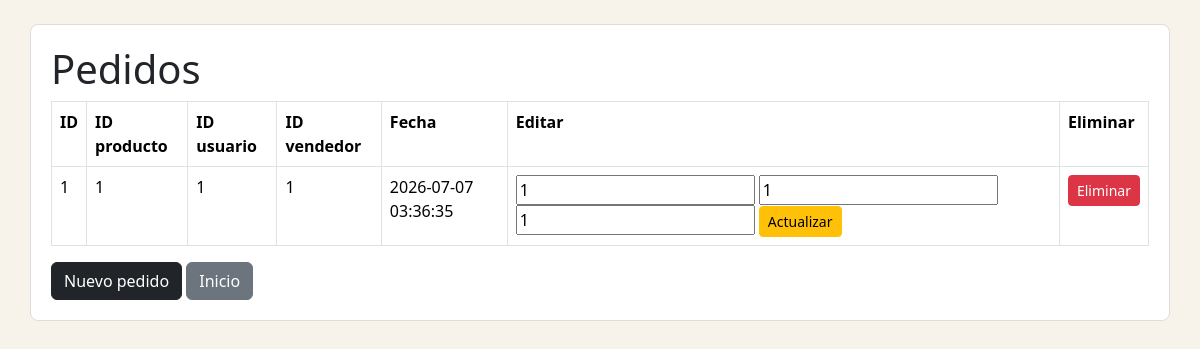
Page /m_pedidos.php on the committed database.
### tables this page shows
CREATE TABLE pedidos (
  id_pedido INT AUTO_INCREMENT PRIMARY KEY,
  id_producto INT,
  id_usuario INT,
  id_vendedor INT,
  fecha_pedido TIMESTAMP DEFAULT CURRENT_TIMESTAMP,
  FOREIGN KEY (id_producto) REFERENCES productos(id_producto),
  FOREIGN KEY (id_usuario) REFERENCES usuarios(id_usuario),
  FOREIGN KEY (id_vendedor) REFERENCES vendedores(id_vendedor)
);

### m_pedidos.php (the view, shortened to what this page needs)
<?php
include "conexion.php";
$sql = "SELECT * FROM pedidos";
$resultado = mysqli_query($conexion, $sql);
?>
<!DOCTYPE html>
<html lang="es">
<head>
    <link href="node_modules/bootstrap/dist/css/bootstrap.min.css" rel="stylesheet">
    <link href="css/estilos.css" rel="stylesheet">
</head>
<body>
<main class="container my-4 caja">
<h1>Pedidos</h1>
<table class="table table-bordered">
<tr><th>ID</th><th>ID producto</th><th>ID usuario</th><th>ID vendedor</th><th>Fecha</th><th>Editar</th><th>Eliminar</th></tr>
<?php while ($fila = mysqli_fetch_assoc($resultado)) { ?>
<tr>
    <td><?php echo $fila["id_pedido"]; ?></td>
    <td><?php echo $fila["id_producto"]; ?></td>
    <td><?php echo $fila["id_usuario"]; ?></td>
    <td><?php echo $fila["id_vendedor"]; ?></td>
    <td><?php echo $fila["fecha_pedido"]; ?></td>
    <td>
        <form action="upd_pedido.php" method="POST">
            <input name="id_producto" value="<?php echo $fila["id_producto"]; ?>">
            <input name="id_usuario" value="<?php echo $fila["id_usuario"]; ?>">
            <input name="id_vendedor" value="<?php echo $fila["id_vendedor"]; ?>">
            <button class="btn btn-warning btn-sm">Actualizar</button>
        </form>
    </td>
    <td>
        <form action="del_pedido.php" method="POST">
            <button class="btn btn-danger btn-sm">Eliminar</button>
        </form>
    </td>
</tr>
<?php } ?>
</table>
<a class="btn btn-dark" href="pedidos.html">Nuevo pedido</a>
<a class="btn btn-secondary" href="index.html">Inicio</a>
</main>
</body>
</html>

### css/estilos.css (style rules this page uses)
body { background: #f7f2ea; }
.caja { background: white; border: 1px solid #ddd; border-radius: 8px; padding: 20px; }

### rows in the picture
pedidos: id_pedido "1", id_producto "1", id_usuario "1", id_vendedor "1", fecha_pedido "2026-07-07 03:36:35"
